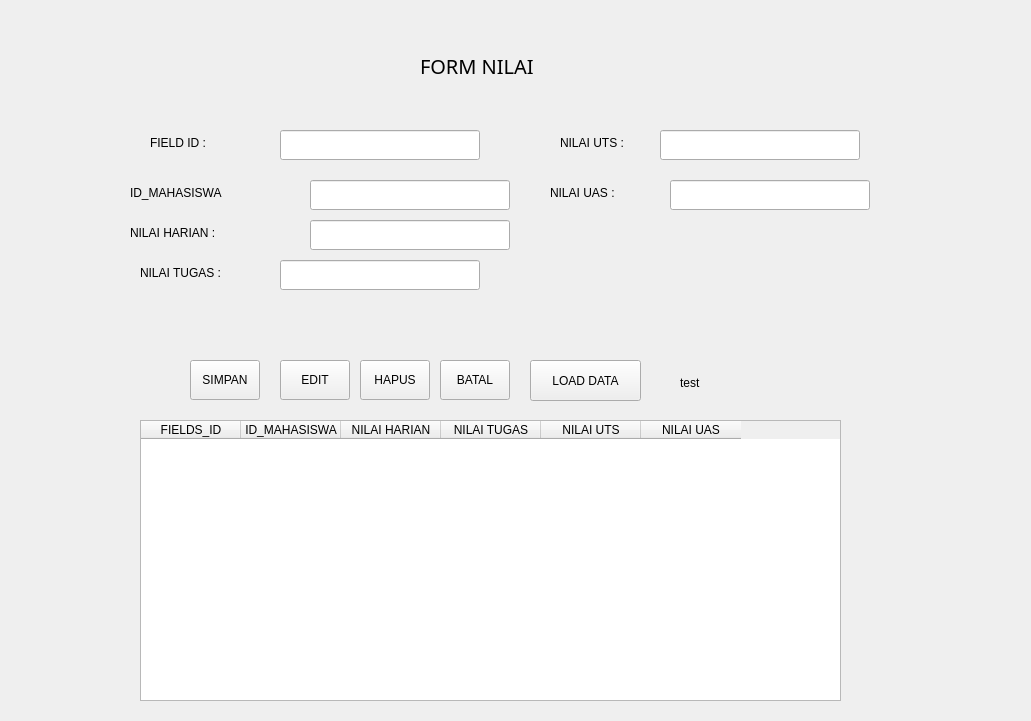
<?xml version="1.0" encoding="UTF-8"?>
<ui version="4.0">
 <class>Form</class>
 <widget class="QWidget" name="Form">
  <property name="geometry">
   <rect>
    <x>0</x>
    <y>0</y>
    <width>1031</width>
    <height>721</height>
   </rect>
  </property>
  <property name="windowTitle">
   <string>Form</string>
  </property>
  <widget class="QPushButton" name="pushButton_5">
   <property name="geometry">
    <rect>
     <x>530</x>
     <y>360</y>
     <width>111</width>
     <height>41</height>
    </rect>
   </property>
   <property name="text">
    <string>LOAD DATA</string>
   </property>
  </widget>
  <widget class="QPushButton" name="pushButton">
   <property name="geometry">
    <rect>
     <x>190</x>
     <y>360</y>
     <width>70</width>
     <height>40</height>
    </rect>
   </property>
   <property name="text">
    <string>SIMPAN</string>
   </property>
  </widget>
  <widget class="QPushButton" name="pushButton_2">
   <property name="geometry">
    <rect>
     <x>280</x>
     <y>360</y>
     <width>70</width>
     <height>40</height>
    </rect>
   </property>
   <property name="text">
    <string>EDIT</string>
   </property>
  </widget>
  <widget class="QLabel" name="label_4">
   <property name="geometry">
    <rect>
     <x>140</x>
     <y>260</y>
     <width>121</width>
     <height>26</height>
    </rect>
   </property>
   <property name="font">
    <font>
     <pointsize>9</pointsize>
    </font>
   </property>
   <property name="text">
    <string>NILAI TUGAS :</string>
   </property>
  </widget>
  <widget class="QPushButton" name="pushButton_4">
   <property name="geometry">
    <rect>
     <x>440</x>
     <y>360</y>
     <width>70</width>
     <height>40</height>
    </rect>
   </property>
   <property name="text">
    <string>BATAL</string>
   </property>
  </widget>
  <widget class="QLabel" name="label_3">
   <property name="geometry">
    <rect>
     <x>130</x>
     <y>220</y>
     <width>200</width>
     <height>26</height>
    </rect>
   </property>
   <property name="font">
    <font>
     <pointsize>9</pointsize>
    </font>
   </property>
   <property name="text">
    <string>NILAI HARIAN :</string>
   </property>
  </widget>
  <widget class="QLabel" name="label_6">
   <property name="geometry">
    <rect>
     <x>560</x>
     <y>130</y>
     <width>100</width>
     <height>26</height>
    </rect>
   </property>
   <property name="font">
    <font>
     <pointsize>9</pointsize>
    </font>
   </property>
   <property name="text">
    <string>NILAI UTS :</string>
   </property>
  </widget>
  <widget class="QLineEdit" name="lineEdit_4">
   <property name="geometry">
    <rect>
     <x>280</x>
     <y>260</y>
     <width>200</width>
     <height>30</height>
    </rect>
   </property>
  </widget>
  <widget class="QLineEdit" name="lineEdit_7">
   <property name="geometry">
    <rect>
     <x>670</x>
     <y>180</y>
     <width>200</width>
     <height>30</height>
    </rect>
   </property>
  </widget>
  <widget class="QLineEdit" name="lineEdit_2">
   <property name="geometry">
    <rect>
     <x>310</x>
     <y>180</y>
     <width>200</width>
     <height>30</height>
    </rect>
   </property>
  </widget>
  <widget class="QLabel" name="label">
   <property name="geometry">
    <rect>
     <x>680</x>
     <y>370</y>
     <width>141</width>
     <height>26</height>
    </rect>
   </property>
   <property name="text">
    <string>test</string>
   </property>
  </widget>
  <widget class="QLabel" name="label_7">
   <property name="geometry">
    <rect>
     <x>550</x>
     <y>180</y>
     <width>200</width>
     <height>26</height>
    </rect>
   </property>
   <property name="font">
    <font>
     <pointsize>9</pointsize>
    </font>
   </property>
   <property name="text">
    <string>NILAI UAS :</string>
   </property>
  </widget>
  <widget class="QPushButton" name="pushButton_3">
   <property name="geometry">
    <rect>
     <x>360</x>
     <y>360</y>
     <width>70</width>
     <height>40</height>
    </rect>
   </property>
   <property name="text">
    <string>HAPUS</string>
   </property>
  </widget>
  <widget class="QLabel" name="label_10">
   <property name="geometry">
    <rect>
     <x>150</x>
     <y>130</y>
     <width>100</width>
     <height>26</height>
    </rect>
   </property>
   <property name="font">
    <font>
     <pointsize>9</pointsize>
    </font>
   </property>
   <property name="text">
    <string>FIELD ID :</string>
   </property>
  </widget>
  <widget class="QLabel" name="label_9">
   <property name="geometry">
    <rect>
     <x>420</x>
     <y>50</y>
     <width>300</width>
     <height>32</height>
    </rect>
   </property>
   <property name="font">
    <font>
     <family>Arial Rounded MT Bold</family>
     <pointsize>15</pointsize>
     <weight>50</weight>
     <italic>false</italic>
     <bold>false</bold>
    </font>
   </property>
   <property name="text">
    <string>FORM NILAI</string>
   </property>
  </widget>
  <widget class="QLineEdit" name="lineEdit">
   <property name="geometry">
    <rect>
     <x>280</x>
     <y>130</y>
     <width>200</width>
     <height>30</height>
    </rect>
   </property>
  </widget>
  <widget class="QTableWidget" name="tableWidget">
   <property name="geometry">
    <rect>
     <x>140</x>
     <y>420</y>
     <width>701</width>
     <height>281</height>
    </rect>
   </property>
   <column>
    <property name="text">
     <string>FIELDS_ID</string>
    </property>
   </column>
   <column>
    <property name="text">
     <string>ID_MAHASISWA</string>
    </property>
   </column>
   <column>
    <property name="text">
     <string>NILAI HARIAN</string>
    </property>
   </column>
   <column>
    <property name="text">
     <string>NILAI TUGAS</string>
    </property>
   </column>
   <column>
    <property name="text">
     <string>NILAI UTS</string>
    </property>
   </column>
   <column>
    <property name="text">
     <string>NILAI UAS</string>
    </property>
   </column>
  </widget>
  <widget class="QLabel" name="label_2">
   <property name="geometry">
    <rect>
     <x>130</x>
     <y>180</y>
     <width>150</width>
     <height>26</height>
    </rect>
   </property>
   <property name="font">
    <font>
     <pointsize>9</pointsize>
    </font>
   </property>
   <property name="text">
    <string>ID_MAHASISWA</string>
   </property>
  </widget>
  <widget class="QLineEdit" name="lineEdit_3">
   <property name="geometry">
    <rect>
     <x>310</x>
     <y>220</y>
     <width>200</width>
     <height>30</height>
    </rect>
   </property>
  </widget>
  <widget class="QLineEdit" name="lineEdit_6">
   <property name="geometry">
    <rect>
     <x>660</x>
     <y>130</y>
     <width>200</width>
     <height>30</height>
    </rect>
   </property>
  </widget>
 </widget>
 <resources/>
 <connections/>
</ui>
